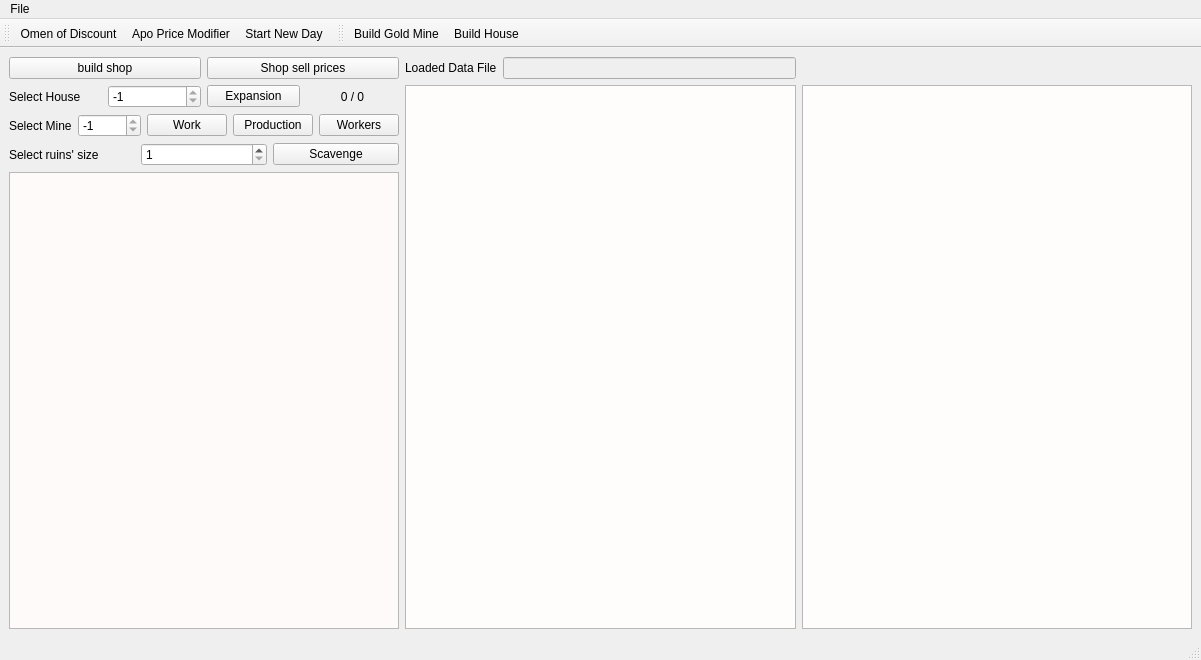
<?xml version="1.0" encoding="UTF-8"?>
<ui version="4.0">
 <class>MainWindow</class>
 <widget class="QMainWindow" name="MainWindow">
  <property name="geometry">
   <rect>
    <x>0</x>
    <y>0</y>
    <width>1201</width>
    <height>660</height>
   </rect>
  </property>
  <property name="windowTitle">
   <string>The Last Spell Eco Planner</string>
  </property>
  <widget class="QWidget" name="centralwidget">
   <layout class="QGridLayout" name="gridLayout">
    <item row="0" column="0" rowspan="2">
     <layout class="QVBoxLayout" name="layoutStage">
      <item>
       <layout class="QHBoxLayout" name="layoutShop">
        <item>
         <widget class="QPushButton" name="buttonBuildShop">
          <property name="text">
           <string>build shop</string>
          </property>
         </widget>
        </item>
        <item>
         <widget class="QPushButton" name="buttonUpgradeShop">
          <property name="text">
           <string>Shop sell prices</string>
          </property>
          <property name="icon">
           <iconset resource="../resources/icons.qrc">
            <normaloff>:/shop/upg_shop_prices1_icon.png</normaloff>:/shop/upg_shop_prices1_icon.png</iconset>
          </property>
         </widget>
        </item>
       </layout>
      </item>
      <item>
       <layout class="QHBoxLayout" name="layoutHouses">
        <item>
         <widget class="QLabel" name="labelSelectHouse">
          <property name="text">
           <string>Select House</string>
          </property>
          <property name="buddy">
           <cstring>spinBoxHouseIdx</cstring>
          </property>
         </widget>
        </item>
        <item>
         <widget class="QSpinBox" name="spinBoxHouseIdx">
          <property name="minimum">
           <number>-1</number>
          </property>
          <property name="maximum">
           <number>-1</number>
          </property>
          <property name="value">
           <number>-1</number>
          </property>
         </widget>
        </item>
        <item>
         <widget class="QPushButton" name="buttonUpgradeHouse">
          <property name="text">
           <string>Expansion</string>
          </property>
          <property name="icon">
           <iconset resource="../resources/icons.qrc">
            <normaloff>:/house/house_expansion_icon.png</normaloff>:/house/house_expansion_icon.png</iconset>
          </property>
         </widget>
        </item>
        <item>
         <widget class="QLabel" name="labelWorkerCounts">
          <property name="text">
           <string>0 / 0</string>
          </property>
          <property name="alignment">
           <set>Qt::AlignCenter</set>
          </property>
         </widget>
        </item>
       </layout>
      </item>
      <item>
       <layout class="QHBoxLayout" name="layoutMineUpgrades">
        <item>
         <widget class="QLabel" name="labelSelectMine">
          <property name="text">
           <string>Select Mine</string>
          </property>
          <property name="buddy">
           <cstring>spinBoxMineIndex</cstring>
          </property>
         </widget>
        </item>
        <item>
         <widget class="QSpinBox" name="spinBoxMineIndex">
          <property name="maximum">
           <number>-1</number>
          </property>
         </widget>
        </item>
        <item>
         <widget class="QPushButton" name="pushButtonWorkGoldMine">
          <property name="text">
           <string>Work</string>
          </property>
          <property name="icon">
           <iconset resource="../resources/icons.qrc">
            <normaloff>:/mine/use_mine_icon.png</normaloff>:/mine/use_mine_icon.png</iconset>
          </property>
         </widget>
        </item>
        <item>
         <widget class="QPushButton" name="buttonUpgradeGoldMineProduction">
          <property name="text">
           <string>Production</string>
          </property>
          <property name="icon">
           <iconset resource="../resources/icons.qrc">
            <normaloff>:/mine/upg_mine_prod_icon.png</normaloff>:/mine/upg_mine_prod_icon.png</iconset>
          </property>
         </widget>
        </item>
        <item>
         <widget class="QPushButton" name="buttonUpgradeGoldMineWorkers">
          <property name="enabled">
           <bool>true</bool>
          </property>
          <property name="text">
           <string>Workers</string>
          </property>
          <property name="icon">
           <iconset resource="../resources/icons.qrc">
            <normaloff>:/mine/upg_mine_worker1_icon.png</normaloff>:/mine/upg_mine_worker1_icon.png</iconset>
          </property>
         </widget>
        </item>
       </layout>
      </item>
      <item>
       <layout class="QHBoxLayout" name="layoutScavengeRuins">
        <item>
         <widget class="QLabel" name="labelSelectRuins">
          <property name="enabled">
           <bool>true</bool>
          </property>
          <property name="text">
           <string>Select ruins' size</string>
          </property>
          <property name="buddy">
           <cstring>spinBoxRuinsSize</cstring>
          </property>
         </widget>
        </item>
        <item>
         <widget class="QSpinBox" name="spinBoxRuinsSize">
          <property name="enabled">
           <bool>true</bool>
          </property>
          <property name="minimum">
           <number>1</number>
          </property>
          <property name="maximum">
           <number>4</number>
          </property>
         </widget>
        </item>
        <item>
         <widget class="QPushButton" name="buttonScavengeRuins">
          <property name="enabled">
           <bool>true</bool>
          </property>
          <property name="text">
           <string>Scavenge</string>
          </property>
          <property name="icon">
           <iconset resource="../resources/icons.qrc">
            <normaloff>:/ruins/scavenge_gold_icon.png</normaloff>:/ruins/scavenge_gold_icon.png</iconset>
          </property>
         </widget>
        </item>
       </layout>
      </item>
      <item>
       <widget class="QListView" name="listViewStage">
        <property name="palette">
         <palette>
          <active>
           <colorrole role="Base">
            <brush brushstyle="SolidPattern">
             <color alpha="255">
              <red>255</red>
              <green>252</green>
              <blue>252</blue>
             </color>
            </brush>
           </colorrole>
           <colorrole role="Highlight">
            <brush brushstyle="SolidPattern">
             <color alpha="255">
              <red>51</red>
              <green>153</green>
              <blue>255</blue>
             </color>
            </brush>
           </colorrole>
          </active>
          <inactive>
           <colorrole role="Base">
            <brush brushstyle="SolidPattern">
             <color alpha="255">
              <red>255</red>
              <green>250</green>
              <blue>250</blue>
             </color>
            </brush>
           </colorrole>
           <colorrole role="Highlight">
            <brush brushstyle="SolidPattern">
             <color alpha="255">
              <red>255</red>
              <green>252</green>
              <blue>252</blue>
             </color>
            </brush>
           </colorrole>
          </inactive>
          <disabled>
           <colorrole role="Base">
            <brush brushstyle="SolidPattern">
             <color alpha="255">
              <red>240</red>
              <green>240</green>
              <blue>240</blue>
             </color>
            </brush>
           </colorrole>
           <colorrole role="Highlight">
            <brush brushstyle="SolidPattern">
             <color alpha="255">
              <red>51</red>
              <green>153</green>
              <blue>255</blue>
             </color>
            </brush>
           </colorrole>
          </disabled>
         </palette>
        </property>
       </widget>
      </item>
     </layout>
    </item>
    <item row="1" column="1">
     <widget class="QTableView" name="tableViewHistory">
      <property name="palette">
       <palette>
        <active>
         <colorrole role="Base">
          <brush brushstyle="SolidPattern">
           <color alpha="255">
            <red>255</red>
            <green>252</green>
            <blue>252</blue>
           </color>
          </brush>
         </colorrole>
        </active>
        <inactive>
         <colorrole role="Base">
          <brush brushstyle="SolidPattern">
           <color alpha="255">
            <red>255</red>
            <green>252</green>
            <blue>252</blue>
           </color>
          </brush>
         </colorrole>
        </inactive>
        <disabled>
         <colorrole role="Base">
          <brush brushstyle="SolidPattern">
           <color alpha="255">
            <red>240</red>
            <green>240</green>
            <blue>240</blue>
           </color>
          </brush>
         </colorrole>
        </disabled>
       </palette>
      </property>
     </widget>
    </item>
    <item row="0" column="1">
     <layout class="QHBoxLayout" name="layoutLoadedDataFile">
      <item>
       <widget class="QLabel" name="labelLoadedDataFile">
        <property name="text">
         <string>Loaded Data File</string>
        </property>
        <property name="buddy">
         <cstring>lineEditLoadedDataFile</cstring>
        </property>
       </widget>
      </item>
      <item>
       <widget class="QLineEdit" name="lineEditLoadedDataFile">
        <property name="enabled">
         <bool>false</bool>
        </property>
       </widget>
      </item>
     </layout>
    </item>
    <item row="1" column="2">
     <widget class="QTextEdit" name="textEditMessageLog">
      <property name="palette">
       <palette>
        <active>
         <colorrole role="Base">
          <brush brushstyle="SolidPattern">
           <color alpha="255">
            <red>255</red>
            <green>252</green>
            <blue>252</blue>
           </color>
          </brush>
         </colorrole>
        </active>
        <inactive>
         <colorrole role="Base">
          <brush brushstyle="SolidPattern">
           <color alpha="255">
            <red>255</red>
            <green>252</green>
            <blue>252</blue>
           </color>
          </brush>
         </colorrole>
        </inactive>
        <disabled>
         <colorrole role="Base">
          <brush brushstyle="SolidPattern">
           <color alpha="255">
            <red>240</red>
            <green>240</green>
            <blue>240</blue>
           </color>
          </brush>
         </colorrole>
        </disabled>
       </palette>
      </property>
     </widget>
    </item>
   </layout>
  </widget>
  <widget class="QMenuBar" name="menubar">
   <property name="geometry">
    <rect>
     <x>0</x>
     <y>0</y>
     <width>1201</width>
     <height>26</height>
    </rect>
   </property>
   <widget class="QMenu" name="menuFile">
    <property name="title">
     <string>File</string>
    </property>
    <addaction name="actionLoadDataFile"/>
    <addaction name="actionGenerateDefaultGameDataFile"/>
    <addaction name="actionSavePlanToFile"/>
    <addaction name="actionLoadPlanFromFile"/>
   </widget>
   <addaction name="menuFile"/>
  </widget>
  <widget class="QStatusBar" name="statusbar"/>
  <widget class="QToolBar" name="toolBar">
   <property name="windowTitle">
    <string>toolBar</string>
   </property>
   <attribute name="toolBarArea">
    <enum>TopToolBarArea</enum>
   </attribute>
   <attribute name="toolBarBreak">
    <bool>false</bool>
   </attribute>
   <addaction name="actionToggleOmenOfDiscount"/>
   <addaction name="actionToggleApoPriceModifier"/>
   <addaction name="actionStartNewDay"/>
  </widget>
  <widget class="QToolBar" name="toolBarBuildings">
   <property name="windowTitle">
    <string>toolBar_2</string>
   </property>
   <attribute name="toolBarArea">
    <enum>TopToolBarArea</enum>
   </attribute>
   <attribute name="toolBarBreak">
    <bool>false</bool>
   </attribute>
   <addaction name="actionBuildGoldMine"/>
   <addaction name="actionBuildHouse"/>
  </widget>
  <action name="actionToggleOmenOfDiscount">
   <property name="checkable">
    <bool>true</bool>
   </property>
   <property name="icon">
    <iconset resource="../resources/icons.qrc">
     <normaloff>:/difficulty/easy_icon.jpg</normaloff>:/difficulty/easy_icon.jpg</iconset>
   </property>
   <property name="text">
    <string>Omen of Discount</string>
   </property>
   <property name="toolTip">
    <string>Omen of Discount price modifier</string>
   </property>
  </action>
  <action name="actionToggleApoPriceModifier">
   <property name="checkable">
    <bool>true</bool>
   </property>
   <property name="checked">
    <bool>false</bool>
   </property>
   <property name="icon">
    <iconset resource="../resources/icons.qrc">
     <normaloff>:/difficulty/apo4_icon.jpg</normaloff>:/difficulty/apo4_icon.jpg</iconset>
   </property>
   <property name="text">
    <string>Apo Price Modifier</string>
   </property>
   <property name="toolTip">
    <string>Apocalypse price modifier</string>
   </property>
  </action>
  <action name="actionLoadDataFile">
   <property name="text">
    <string>Load Game Data File</string>
   </property>
  </action>
  <action name="actionStartNewDay">
   <property name="icon">
    <iconset resource="../resources/icons.qrc">
     <normaloff>:/day/day_icon.jpg</normaloff>:/day/day_icon.jpg</iconset>
   </property>
   <property name="text">
    <string>Start New Day</string>
   </property>
  </action>
  <action name="actionBuildGoldMine">
   <property name="icon">
    <iconset resource="../resources/icons.qrc">
     <normaloff>:/mine/gold_mine_icon.jpg</normaloff>:/mine/gold_mine_icon.jpg</iconset>
   </property>
   <property name="text">
    <string>Build Gold Mine</string>
   </property>
  </action>
  <action name="actionSavePlanToFile">
   <property name="text">
    <string>Save Plan To File</string>
   </property>
  </action>
  <action name="actionLoadPlanFromFile">
   <property name="text">
    <string>Load Plan From File</string>
   </property>
  </action>
  <action name="actionGenerateDefaultGameDataFile">
   <property name="text">
    <string>Generate Default Game Data File</string>
   </property>
  </action>
  <action name="actionBuildHouse">
   <property name="icon">
    <iconset resource="../resources/icons.qrc">
     <normaloff>:/house/house_icon.jpg</normaloff>:/house/house_icon.jpg</iconset>
   </property>
   <property name="text">
    <string>Build House</string>
   </property>
  </action>
 </widget>
 <resources>
  <include location="../resources/icons.qrc"/>
 </resources>
 <connections/>
</ui>
